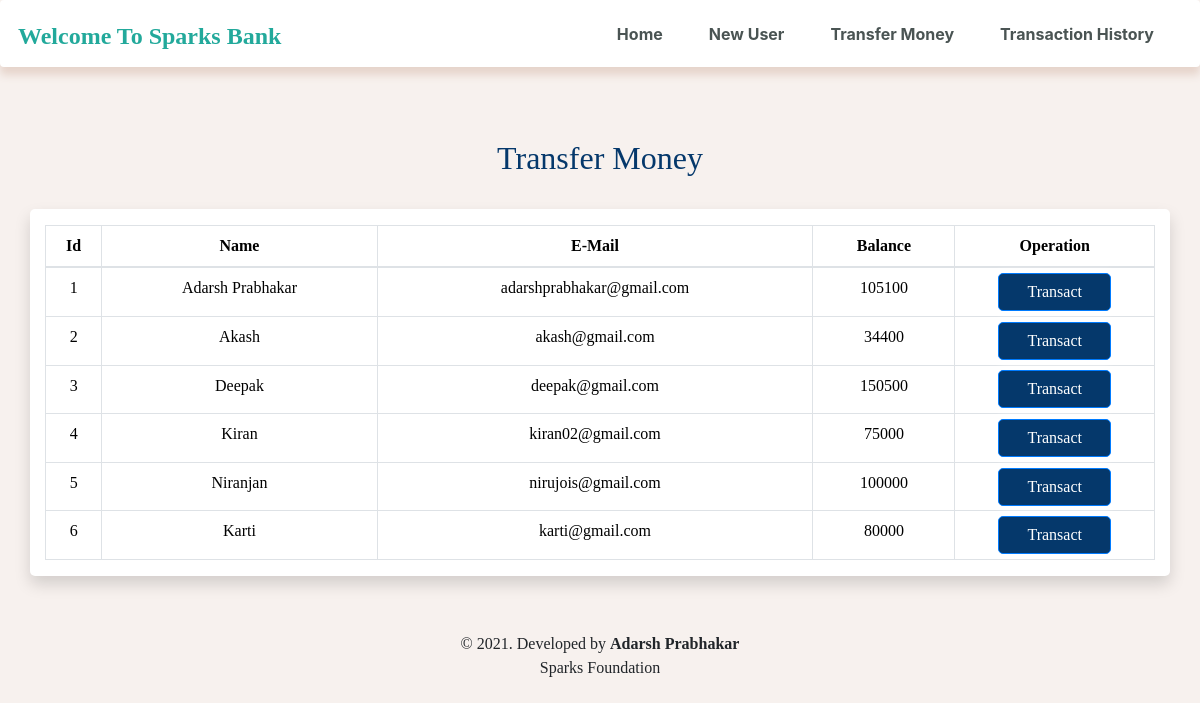
The app's page /transfermoney.php with its own data.
### tables this page shows
CREATE TABLE `users` (
  `id` int(3) NOT NULL,
  `name` text NOT NULL,
  `email` varchar(30) NOT NULL,
  `balance` int(8) NOT NULL
);

### transfermoney.php (the view, shortened to what this page needs)
<!DOCTYPE html>
<html lang="en">
<head>
    <link rel="stylesheet" href="https://stackpath.bootstrapcdn.com/bootstrap/4.2.1/css/bootstrap.min.css">
    <link rel="stylesheet" href="CSS/transfer.css" type="text/css">
</head>
<body>
    <?php
    include 'config.php';
    $sql = "SELECT * FROM users";
    $result = mysqli_query($conn, $sql);
    ?>
    <?php
    include 'navbar.php';
    ?>
    <div class="container">
        <h2 class="text-center pt-4  ff" style="color : #05386B  ;">Transfer Money</h2>
        <br>
        <div class="row shadow text-center" style="background-color: #ffffff;">
            <div class="col">
                <div class="table-responsive-sm pt-3">
                    <table class="table table-hover table-sm  table-condensed table-bordered" style="border-color:black;">
                        <thead style="color : black;">
                            <tr>
                                <th scope="col" class="text-center py-2">Id</th>
                                <th scope="col" class="text-center py-2">Name</th>
                                <th scope="col" class="text-center py-2">E-Mail</th>
                                <th scope="col" class="text-center py-2">Balance</th>
                                <th scope="col" class="text-center py-2">Operation</th>
                            </tr>
                        </thead>
                        <tbody>
                            <?php
                            while ($rows = mysqli_fetch_assoc($result)) {
                            ?>
                                <tr style="color : black;">
                                    <td class="py-2 text-center"><?php echo $rows['id'] ?></td>
                                    <td class="py-2 text-center"><?php echo $rows['name'] ?></td>
                                    <td class="py-2 text-center"><?php echo $rows['email'] ?></td>
                                    <td class="py-2 text-center"><?php echo $rows['balance'] ?></td>
                                    <td class="text-center"><a href="selecteduserdetail.php?id= <?php echo $rows['id']; ?>"> <button class="btn btn-primary">Transact</button></a></td>
                                </tr>
                            <?php
                            }
                            ?>
                        </tbody>
                    </table>
                </div>
            </div>
        </div>
    </div>
    <footer class="text-center mt-5 py-2">
        <p style="font-family: poppins; font-size: 16px;">&copy 2021. Developed by <b>Adarsh Prabhakar</b> <br> Sparks Foundation</p>
    </footer>
</body>
</html>

### navbar.php (shortened to what this page needs)
<link rel="stylesheet" href="CSS/navbar.css" type="text/css">
<nav class="navbar navbar-expand-md navbar-light bg-light p-2 mb-5 bg-white rounded">
  <a class="navbar-brand" href="index.php" style="color : #22A99B; font-size: 24px; margin-left: 10px; margin-top:5px;"><b>Welcome To Sparks Bank</b></a>
  <div class="collapse navbar-collapse" id="collapsibleNavbar">
    <ul class="navbar-nav ml-auto">
      <li class="nav-item">
        <a class="nav-link" href="index.php" style="color :#4A5453;"><b>Home</b></a>
      </li>
      <li class="nav-item">
        <a class="nav-link" href="createuser.php" style="color : #4A5453;"><b>New User</b></a>
      </li>
      <li class="nav-item">
        <a class="nav-link" href="transfermoney.php" style="color : #4A5453;"><b>Transfer Money</b></a>
      </li>
      <li class="nav-item">
        <a class="nav-link" href="transactionhistory.php" style="color : #4A5453;"><b>Transaction History</b></a>
      </li>
  </div>
</nav>

### CSS/transfer.css (style rules this page uses)
body { background: #f7f1ee; }
.shadow { box-shadow: 0px 0px 8px #f7f1ee; border-radius: 5px; }
.btn-primary { background-color: #05386b !important; width: 60%; border-radius: 5px; box-shadow: 0px 0px 8px; }
.table { font-family: poppins; font-size: 16px; border-radius: 5px; background-color: #ffffff; }
.ff { font-family: poppins; color: #05386b; }

### CSS/navbar.css (style rules this page uses)
.navbar-brand, .navbar-item a { font-family: "poppins"; font-size: 18px; font-weight: normal; }
.nav-link { margin-right: 30px; }
.navbar { box-shadow: 0px 8px 8px 0px #e6d4cb; }

### records on screen
users: id "1", name "Adarsh Prabhakar", email "adarshprabhakar@gmail.com", balance "105100"
users: id "2", name "Akash", email "akash@gmail.com", balance "34400"
users: id "3", name "Deepak", email "deepak@gmail.com", balance "150500"
users: id "4", name "Kiran", email "kiran02@gmail.com", balance "75000"
users: id "5", name "Niranjan", email "nirujois@gmail.com", balance "100000"
users: id "6", name "Karti", email "karti@gmail.com", balance "80000"
